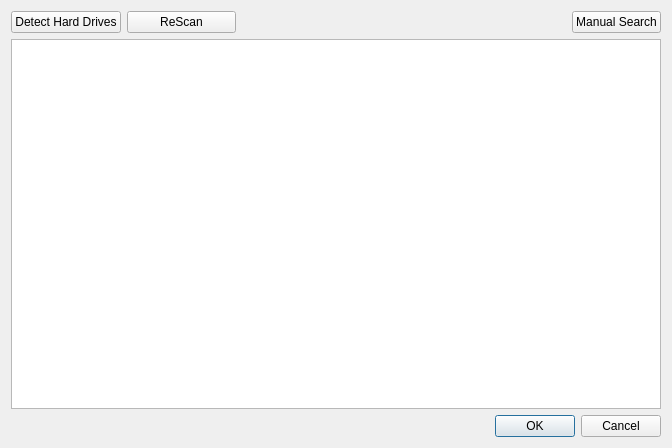
<?xml version="1.0" encoding="UTF-8"?>
<ui version="4.0">
 <class>HDDSelectDialog</class>
 <widget class="QDialog" name="HDDSelectDialog">
  <property name="geometry">
   <rect>
    <x>0</x>
    <y>0</y>
    <width>672</width>
    <height>448</height>
   </rect>
  </property>
  <property name="windowTitle">
   <string>Dialog</string>
  </property>
  <layout class="QGridLayout" name="gridLayout">
   <item row="0" column="0">
    <layout class="QHBoxLayout" name="horizontalLayout">
     <item>
      <widget class="QPushButton" name="pushButton_find">
       <property name="maximumSize">
        <size>
         <width>163</width>
         <height>16777215</height>
        </size>
       </property>
       <property name="text">
        <string>Detect Hard Drives</string>
       </property>
      </widget>
     </item>
     <item>
      <widget class="QPushButton" name="pushButton_reScan">
       <property name="enabled">
        <bool>true</bool>
       </property>
       <property name="minimumSize">
        <size>
         <width>109</width>
         <height>0</height>
        </size>
       </property>
       <property name="maximumSize">
        <size>
         <width>120</width>
         <height>16777215</height>
        </size>
       </property>
       <property name="text">
        <string>ReScan</string>
       </property>
      </widget>
     </item>
     <item>
      <spacer name="horizontalSpacer">
       <property name="orientation">
        <enum>Qt::Horizontal</enum>
       </property>
       <property name="sizeHint" stdset="0">
        <size>
         <width>40</width>
         <height>20</height>
        </size>
       </property>
      </spacer>
     </item>
     <item>
      <widget class="QPushButton" name="pushButton_manualADD">
       <property name="maximumSize">
        <size>
         <width>120</width>
         <height>16777215</height>
        </size>
       </property>
       <property name="text">
        <string>Manual Search</string>
       </property>
      </widget>
     </item>
    </layout>
   </item>
   <item row="1" column="0">
    <widget class="QTreeWidget" name="treeWidget">
     <property name="contextMenuPolicy">
      <enum>Qt::CustomContextMenu</enum>
     </property>
     <property name="alternatingRowColors">
      <bool>true</bool>
     </property>
     <property name="selectionMode">
      <enum>QAbstractItemView::ExtendedSelection</enum>
     </property>
     <property name="rootIsDecorated">
      <bool>true</bool>
     </property>
     <property name="uniformRowHeights">
      <bool>false</bool>
     </property>
     <property name="itemsExpandable">
      <bool>false</bool>
     </property>
     <property name="sortingEnabled">
      <bool>false</bool>
     </property>
     <property name="headerHidden">
      <bool>false</bool>
     </property>
     <property name="expandsOnDoubleClick">
      <bool>false</bool>
     </property>
     <attribute name="headerVisible">
      <bool>false</bool>
     </attribute>
     <attribute name="headerCascadingSectionResizes">
      <bool>false</bool>
     </attribute>
     <attribute name="headerHighlightSections">
      <bool>true</bool>
     </attribute>
     <attribute name="headerShowSortIndicator" stdset="0">
      <bool>false</bool>
     </attribute>
     <column>
      <property name="text">
       <string>Path</string>
      </property>
     </column>
     <column>
      <property name="text">
       <string>Games</string>
      </property>
     </column>
     <column>
      <property name="text">
       <string>GiB Used</string>
      </property>
     </column>
     <column>
      <property name="text">
       <string>Split Games</string>
      </property>
     </column>
     <column>
      <property name="text">
       <string>Source</string>
      </property>
     </column>
     <column>
      <property name="text">
       <string>FS</string>
      </property>
     </column>
    </widget>
   </item>
   <item row="2" column="0">
    <widget class="QDialogButtonBox" name="buttonBox">
     <property name="orientation">
      <enum>Qt::Horizontal</enum>
     </property>
     <property name="standardButtons">
      <set>QDialogButtonBox::Cancel|QDialogButtonBox::Ok</set>
     </property>
    </widget>
   </item>
  </layout>
 </widget>
 <resources/>
 <connections>
  <connection>
   <sender>buttonBox</sender>
   <signal>accepted()</signal>
   <receiver>HDDSelectDialog</receiver>
   <slot>accept()</slot>
   <hints>
    <hint type="sourcelabel">
     <x>248</x>
     <y>254</y>
    </hint>
    <hint type="destinationlabel">
     <x>157</x>
     <y>274</y>
    </hint>
   </hints>
  </connection>
  <connection>
   <sender>buttonBox</sender>
   <signal>rejected()</signal>
   <receiver>HDDSelectDialog</receiver>
   <slot>reject()</slot>
   <hints>
    <hint type="sourcelabel">
     <x>316</x>
     <y>260</y>
    </hint>
    <hint type="destinationlabel">
     <x>286</x>
     <y>274</y>
    </hint>
   </hints>
  </connection>
 </connections>
</ui>
